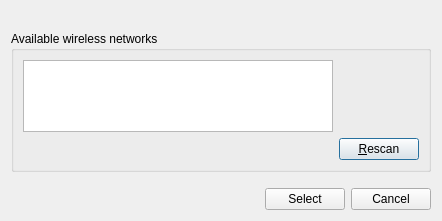
<ui version="4.0" >
 <class>wifiscanssid</class>
 <widget class="QDialog" name="wifiscanssid" >
  <property name="geometry" >
   <rect>
    <x>0</x>
    <y>0</y>
    <width>442</width>
    <height>221</height>
   </rect>
  </property>
  <property name="windowTitle" >
   <string>Scan for Wireless networks</string>
  </property>
  <property name="windowIcon" >
   <iconset resource="wificonfig.qrc" >
    <normaloff>:/tray_wifi85.png</normaloff>:/tray_wifi85.png</iconset>
  </property>
  <layout class="QGridLayout" name="gridLayout" >
   <item row="0" column="0" >
    <widget class="QLabel" name="textTop" >
     <property name="text" >
      <string/>
     </property>
    </widget>
   </item>
   <item row="1" column="0" >
    <widget class="QGroupBox" name="groupWifiScan" >
     <property name="title" >
      <string>Available wireless networks</string>
     </property>
     <layout class="QGridLayout" name="gridLayout_2" >
      <item row="2" column="0" >
       <spacer name="spacer10" >
        <property name="orientation" >
         <enum>Qt::Horizontal</enum>
        </property>
        <property name="sizeType" >
         <enum>QSizePolicy::Expanding</enum>
        </property>
        <property name="sizeHint" stdset="0" >
         <size>
          <width>131</width>
          <height>20</height>
         </size>
        </property>
       </spacer>
      </item>
      <item row="2" column="1" >
       <widget class="QPushButton" name="pushRescan" >
        <property name="text" >
         <string>&amp;Rescan</string>
        </property>
        <property name="shortcut" >
         <string>Alt+R</string>
        </property>
       </widget>
      </item>
      <item row="1" column="0" >
       <widget class="QListWidget" name="listWifi" />
      </item>
     </layout>
    </widget>
   </item>
   <item row="2" column="0" >
    <spacer name="verticalSpacer" >
     <property name="orientation" >
      <enum>Qt::Vertical</enum>
     </property>
     <property name="sizeType" >
      <enum>QSizePolicy::Fixed</enum>
     </property>
     <property name="sizeHint" stdset="0" >
      <size>
       <width>418</width>
       <height>10</height>
      </size>
     </property>
    </spacer>
   </item>
   <item row="3" column="0" >
    <layout class="QHBoxLayout" name="horizontalLayout" >
     <item>
      <spacer name="spacer8" >
       <property name="orientation" >
        <enum>Qt::Horizontal</enum>
       </property>
       <property name="sizeType" >
        <enum>QSizePolicy::Expanding</enum>
       </property>
       <property name="sizeHint" stdset="0" >
        <size>
         <width>70</width>
         <height>21</height>
        </size>
       </property>
      </spacer>
     </item>
     <item>
      <widget class="QPushButton" name="pushSelect" >
       <property name="text" >
        <string>Select</string>
       </property>
       <property name="shortcut" >
        <string>Alt+C</string>
       </property>
      </widget>
     </item>
     <item>
      <widget class="QPushButton" name="pushCancel" >
       <property name="text" >
        <string>Cancel</string>
       </property>
      </widget>
     </item>
    </layout>
   </item>
  </layout>
 </widget>
 <resources>
  <include location="wificonfig.qrc" />
 </resources>
 <connections/>
</ui>
